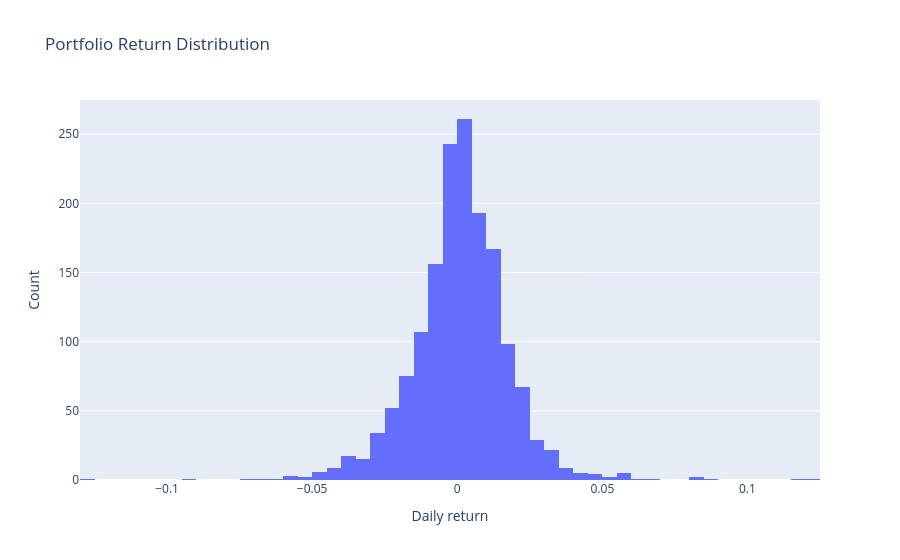

The code cell stored with this chart in its notebook:
### Code cell
# Distribution chart: inspect empirical portfolio return distribution.

fig = go.Figure()
fig.add_trace(go.Histogram(x=portfolio_returns, nbinsx=80, name="Portfolio returns"))
fig.update_layout(title="Portfolio Return Distribution", xaxis_title="Daily return", yaxis_title="Count")
fig

### Figure 1 — Plotly figure (JSON) as saved in the notebook; plotly's stock layout.template omitted (floating-point values rounded to 4 significant figures; data arrays with more than 128 entries replaced by an {"elided": "..."} marker saying what was removed)
{"data": [{"name": "Portfolio returns", "nbinsx": 80, "type": "histogram", "x": {"elided": "1593 float values"}}], "layout": {"title": {"text": "Portfolio Return Distribution"}, "xaxis": {"title": {"text": "Daily return"}}, "yaxis": {"title": {"text": "Count"}}}}
